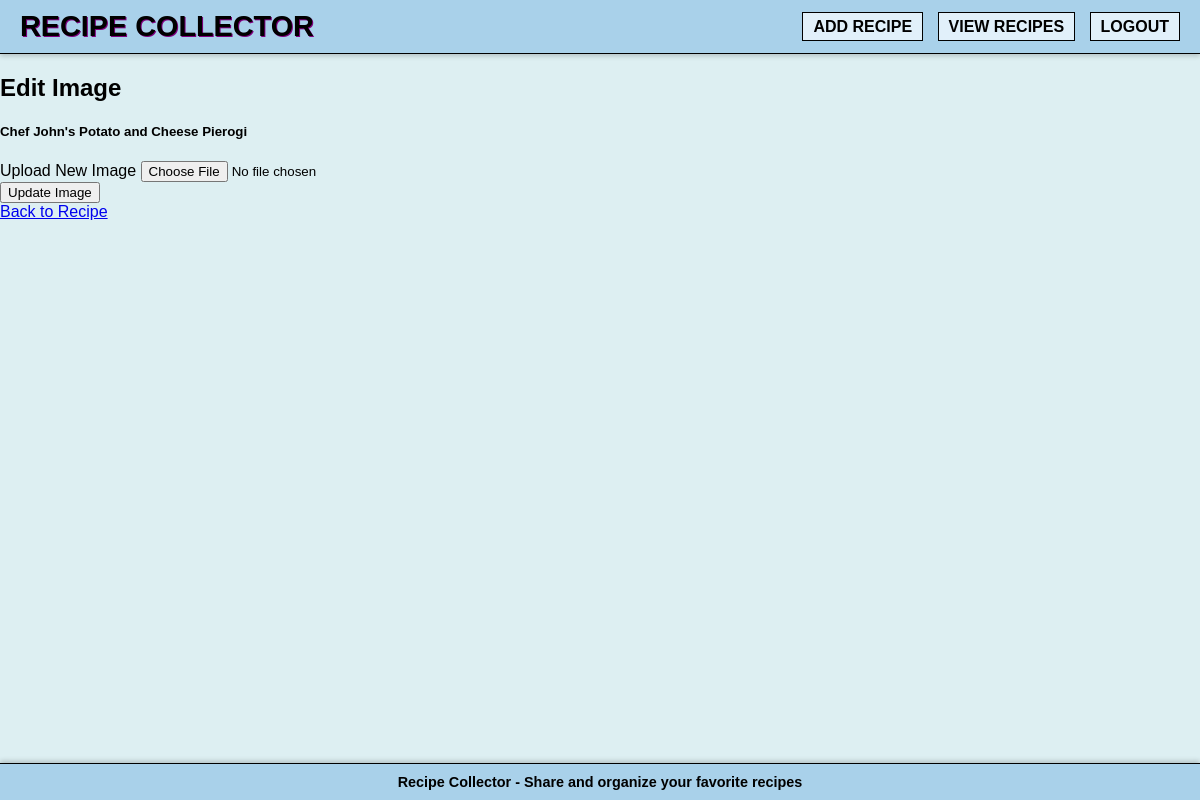
Before: /edit_image/6 (signed in) with the older database file.
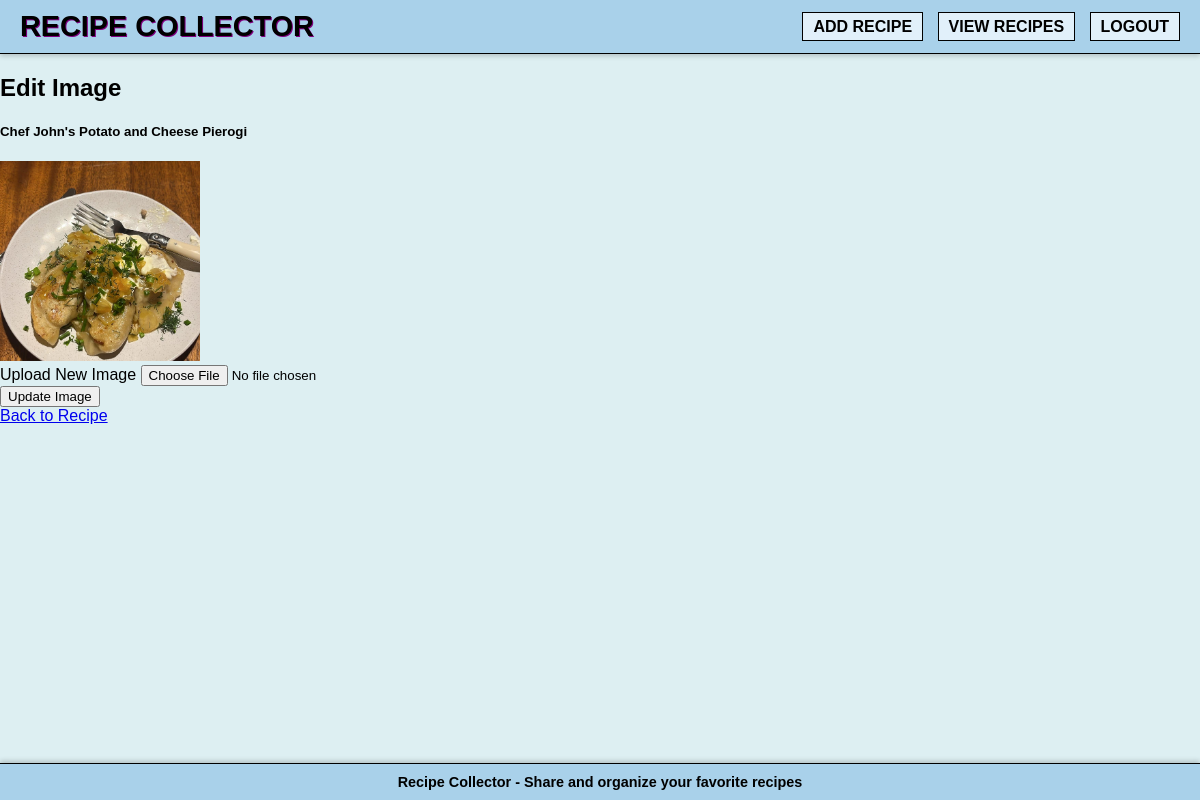
After: the same page with the newer database file.
### app.py (models this page shows, shortened)
class Recipe(db.Model):
    __tablename__ = 'recipe'  # Explicitly set table name
    id = db.Column(db.Integer, primary_key=True)
    title = db.Column(db.String(200), nullable=False)
    ingredients = db.Column(db.Text, nullable=False)
    instructions = db.Column(db.Text, nullable=False)
    source_url = db.Column(db.String(500), nullable=False)
    source_name = db.Column(db.String(200), nullable=False)
    image_url = db.Column(db.String(500), nullable=True)
    created_at = db.Column(db.DateTime, default=datetime.utcnow)
    my_comment = db.Column(db.Text, nullable=True)  # New field for your personal comment

### app.py (the view, shortened to what this page needs)
@app.route('/edit_image/<int:recipe_id>', methods=['GET', 'POST'])
def edit_image(recipe_id):
    if not session.get('logged_in'):
        abort(403)
    recipe = Recipe.query.get_or_404(recipe_id)
    return render_template('edit_image.html', recipe=recipe)

### templates/edit_image.html (shortened to what this page needs)
{% extends "base.html" %}
{% block content %}
<div class="container">
    <div class="row justify-content-center">
        <div class="col-md-6 col-lg-5">
            <div class="card mt-5">
                <div class="card-header text-center">
                    <h2>Edit Image</h2>
                    <h5 class="text-muted">{{ recipe.title }}</h5>
                </div>
                <div class="card-body">
                    {% if recipe.image_url %}
                    <div class="mb-3 text-center">
                        <img src="{{ url_for('uploaded_file', filename=recipe.image_url) }}" alt="Current image" class="img-fluid rounded shadow-sm" style="max-height:200px;object-fit:cover;">
                    </div>
                    {% endif %}
                    <form method="POST" enctype="multipart/form-data">
                        <div class="mb-3">
                            <label for="image_file" class="form-label">Upload New Image</label>
                            <input type="file" class="form-control" id="image_file" name="image_file" accept="image/*" required>
                        </div>
                        <div class="d-grid">
                            <button type="submit" class="btn btn-primary">Update Image</button>
                        </div>
                    </form>
                    <div class="mt-3 text-center">
                        <a href="{{ url_for('recipe_detail', recipe_id=recipe.id) }}" class="btn btn-link">Back to Recipe</a>
                    </div>
                </div>
            </div>
        </div>
    </div>
</div>
{% endblock %}

Changed rows visible on the page:
changed Recipe "Chef John's Potato and Cheese Pierogi": image_url: picture added
